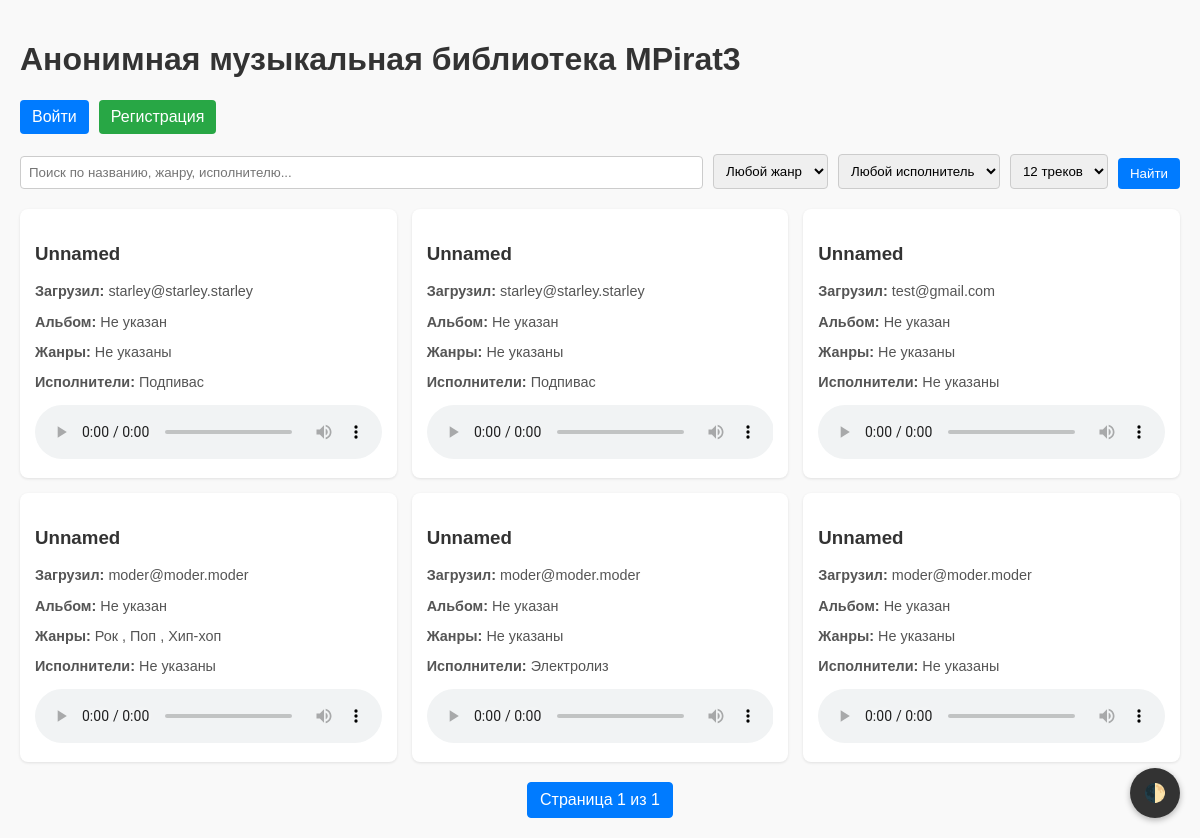
The page / on the database its author committed.
### music/models.py (models this page shows, shortened)
class Track(models.Model):
    STATUS_PENDING = 'pending'
    STATUS_APPROVED = 'approved'
    STATUS_CHOICES = [
        (STATUS_PENDING, 'К одобрению'),
        (STATUS_APPROVED, 'Одобрен'),
    ]
    title = models.CharField(max_length=200, verbose_name="Название трека", default="Unnamed")
    audio_file = models.FileField(upload_to='tracks/', verbose_name="Аудиофайл")
    uploaded_by = models.ForeignKey(CustomUser, on_delete=models.CASCADE, related_name="uploaded_tracks")
    uploaded_at = models.DateTimeField(auto_now_add=True, verbose_name="Дата загрузки")
    album = models.ForeignKey(Album, on_delete=models.SET_NULL, null=True, blank=True, verbose_name="Альбом")
    artists = models.ManyToManyField(Artist, related_name="tracks", verbose_name="Исполнители")
    genres = models.ManyToManyField(Genre, related_name="tracks", blank=True, verbose_name="Жанры")
    status = models.CharField(max_length=20, choices=STATUS_CHOICES, default=STATUS_PENDING, verbose_name="Статус")
    class Meta:
        verbose_name = "Трек"
        verbose_name_plural = "Треки"

class CustomUser(AbstractUser):
    email = models.EmailField(unique=True)
    is_moderator = models.BooleanField(default=False, verbose_name="Модератор")
    USERNAME_FIELD = 'email'
    REQUIRED_FIELDS = ['username']
    class Meta:
        verbose_name = "Пользователь"
        verbose_name_plural = "Пользователи"

class Artist(models.Model):
    name = models.CharField(max_length=100, verbose_name="Имя исполнителя", unique=True)
    class Meta:
        verbose_name = "Исполнитель"
        verbose_name_plural = "Исполнители"

class Genre(models.Model):
    name = models.CharField(max_length=50, unique=True, verbose_name="Название жанра")
    code = models.CharField(max_length=30, unique=True, verbose_name="Код жанра")
    class Meta:
        verbose_name = "Жанр"
        verbose_name_plural = "Жанры"

### music/views.py (the view, shortened to what this page needs)
# urls.py: path('', views.home_page, name='home'),
def home_page(request):
    search_query = request.GET.get('search', '')
    genre_filter = request.GET.get('genre', '')
    artist_filter = request.GET.get('artist', '')
    page_size = request.GET.get('page_size', '12')
    try:
        page_size = int(page_size)
        if page_size not in [6, 12, 24]:
            page_size = 12
    except (ValueError, TypeError):
        page_size = 12
    tracks = Track.objects.filter(status=Track.STATUS_APPROVED).select_related('album').prefetch_related('artists', 'genres')
    if genre_filter:
        tracks = tracks.filter(genres__code=genre_filter)
    if artist_filter:
        tracks = tracks.filter(artists__name__icontains=artist_filter)
    tracks = tracks.order_by('-uploaded_at')
    paginator = Paginator(tracks, page_size)
    page_number = request.GET.get('page')
    page_obj = paginator.get_page(page_number)
    all_genres = Genre.objects.all()
    all_artists = Artist.objects.all()
    context = {
        'page_obj': page_obj,
        'search_query': search_query,
        'genre_filter': genre_filter,
        'artist_filter': artist_filter,
        'all_genres': all_genres,
        'all_artists': all_artists,
        'page_size': page_size,
    }
    return render(request, 'home.html', context)

### music/templates/home.html (shortened to what this page needs)
{% extends "base.html" %}
{% block content %}
<header>
  <h1>Анонимная музыкальная библиотека MPirat3</h1>
  <div class="nav-links" style="
    display: flex;
    gap: 10px;
    flex-wrap: wrap;
    margin-bottom: 20px;
  ">
    {% if user.is_authenticated %}
      <span>Привет, {{ user.email }}!</span>
      <a href="{% url 'my_tracks' %}" style="padding: 8px 12px; text-decoration: none; border-radius: 4px; color: white; background: #007bff; border: none;">Мои треки</a>
      <a href="{% url 'upload' %}" style="padding: 8px 12px; text-decoration: none; border-radius: 4px; color: white; background: #28a745; border: none;">Загрузить трек</a>
      <a href="{% url 'logout' %}" style="padding: 8px 12px; text-decoration: none; border-radius: 4px; color: white; background: #6c757d; border: none;">Выйти</a>
    {% else %}
      <a href="{% url 'login' %}" style="padding: 8px 12px; text-decoration: none; border-radius: 4px; color: white; background: #007bff; border: none;">Войти</a>
      <a href="{% url 'register' %}" style="padding: 8px 12px; text-decoration: none; border-radius: 4px; color: white; background: #28a745; border: none;">Регистрация</a>
    {% endif %}
  </div>
</header>
<div class="search-container" style="
  display: flex;
  gap: 10px;
  flex-wrap: wrap;
  margin-bottom: 20px;
  align-items: end;
">
  <form method="get" style="display: flex; flex-wrap: wrap; gap: 10px; align-items: end; width: 100%;">
    <input
      type="text"
      name="search"
      value="{{ search_query }}"
      placeholder="Поиск по названию, жанру, исполнителю..."
      style="flex: 1; min-width: 200px; padding: 8px; border: 1px solid #ccc; border-radius: 4px;"
    />
    <select name="genre" style="padding: 8px; border: 1px solid #ccc; border-radius: 4px;">
      <option value="">Любой жанр</option>
    </select>
    <select name="artist" style="padding: 8px; border: 1px solid #ccc; border-radius: 4px;">
      <option value="">Любой исполнитель</option>
    </select>
    <select name="page_size" style="padding: 8px; border: 1px solid #ccc; border-radius: 4px;">
      <option value="12" {% if page_size == 12 %}selected{% endif %}>12 треков</option>
    </select>
    <button type="submit" style="padding: 8px 12px; background: #007bff; color: white; border: none; border-radius: 4px; cursor: pointer;">Найти</button>
  </form>
</div>
{% if page_obj %}
  <div class="track-list" style="
    display: grid;
    gap: 15px;
    grid-template-columns: repeat(auto-fit, minmax(300px, 1fr));
  ">
    {% for track in page_obj %}
      <div class="track-card" style="
        background: white;
        padding: 15px;
        border-radius: 8px;
        box-shadow: 0 1px 3px rgba(0, 0, 0, 0.1);
        width: 100%;
      ">
        <h3>{{ track.title }}</h3>
        <div class="track-meta" style="margin: 10px 0; font-size: 0.9em; color: #555;">
          <p><strong>Загрузил:</strong> {{ track.uploaded_by.email }}</p>
          <p>
            <strong>Альбом:</strong>
            {% if track.album %}
              {{ track.album.title }}
            {% else %}
              Не указан
            {% endif %}
          </p>
          <p>
            <strong>Жанры:</strong>
            {% for genre in track.genres.all %}
              {{ genre.name }}
              {% if not forloop.last %}, {% endif %}
            {% empty %}
              Не указаны
            {% endfor %}
          </p>
          <p>
            <strong>Исполнители:</strong>
            {% for artist in track.artists.all %}
              {{ artist.name }}
            {% empty %}
              Не указаны
            {% endfor %}
          </p>
        </div>
        <div class="track-actions" style="margin-top: 10px;">
          <audio controls style="width: 100%">
            <source src="{{ track.audio_file.url }}" type="audio/mpeg" />
          </audio>
        </div>
      </div>
    {% empty %}
      <p>Нет треков по вашему запросу.</p>
    {% endfor %}
  </div>
  <div class="pagination" style="margin-top: 20px; text-align: center;">
    <span class="current" style="display: inline-block; padding: 8px 12px; margin: 0 5px; border: 1px solid #007bff; background: #007bff; color: white; border-radius: 4px;">
      Страница {{ page_obj.number }} из {{ page_obj.paginator.num_pages }}
    </span>
  </div>
{% else %}
  <p>Ошибка загрузки треков.</p>
{% endif %}
{% endblock %}

### music/templates/base.html (shortened to what this page needs)
<!doctype html>
<html lang="ru">
<head>
</head>
<body>
  <div style="position: fixed; bottom: 20px; right: 20px; z-index: 100001;">
    <button class="theme-toggle-btn" onclick="toggleTheme()">🌓</button>
  </div>
  {% block content %}{% endblock %}
</body>
</html>

### music/templates/base.html (style rules this page uses)
* { box-sizing: border-box; }
:root { --dark-theme: 0; }
body { font-family: Arial, sans-serif; background: #f9f9f9; color: #333; margin: 0; padding: 20px; max-width: 1440px; margin: 0 auto; }
body::after { content: ""; position: fixed; inset: 0; background: #ffffff00; z-index: 100000; backdrop-filter: invert(var(--dark-theme)) hue-rotate(calc(var(--dark-theme) * 180deg)); pointer-events: none; }
.theme-toggle-btn { background: #333; color: white; border: none; border-radius: 50%; width: 50px; height: 50px; cursor: pointer; font-size: 18px; box-shadow: 0 2px 6px rgba(0,0,0,0.3); }

### rows shown on the page
Track: title "Unnamed", uploaded_by.email "starley@starley.starley", shows "Не указан"
Artist: name "Подпивас"
Track: title "Unnamed", uploaded_by.email "starley@starley.starley", shows "Не указан"
Track: title "Unnamed", uploaded_by.email "test@gmail.com", shows "Не указан"
Track: title "Unnamed", uploaded_by.email "moder@moder.moder", shows "Не указан"
Genre: name "Рок"
Genre: name "Поп"
Genre: name "Хип-хоп"
Track: title "Unnamed", uploaded_by.email "moder@moder.moder", shows "Не указан"
Artist: name "Электролиз"
Track: title "Unnamed", uploaded_by.email "moder@moder.moder", shows "Не указан"

### other values the page prints
{{ page_obj.number }} "1"
{{ page_obj.paginator.num_pages }} "1"
